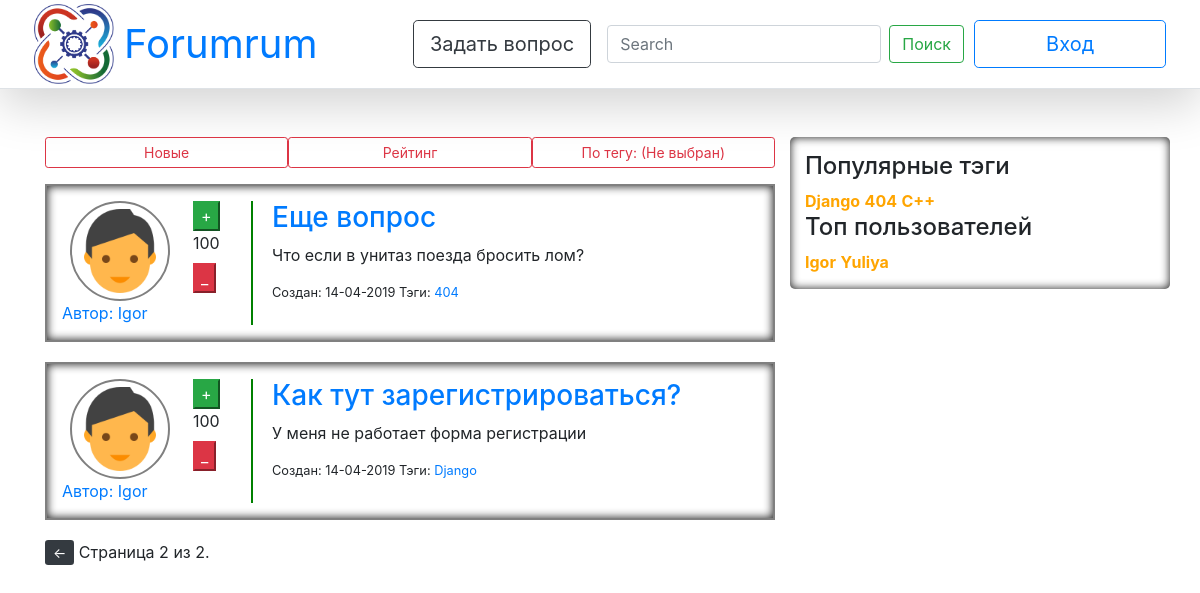
Screenshot of /?page=2 with the database file from the repository.
### question/models.py (models this page shows, shortened)
class Question(models.Model):
    author = models.ForeignKey(User, verbose_name="Question's Owner", on_delete=models.CASCADE)
    title = models.CharField(max_length=50, verbose_name="Question's Header")
    text = models.TextField(verbose_name="Question's Content")
    date = models.DateTimeField(default=timezone.now, verbose_name="Question's Date")
    rating = models.IntegerField(default=0, null=False, verbose_name="Question's Rating")
    is_active = models.BooleanField(default=True, verbose_name="Question's Availability")
    tags = models.ManyToManyField(Tag, default=True, related_name='questions', verbose_name="Question's Tags")
    objects = QuestionManager()

class User(AbstractUser):
    upload = models.ImageField(default="default/default_avatar.png", upload_to="uploads/%Y/%m/%d/",
                               verbose_name="User's Avatar")
    registration_date = models.DateTimeField(default=timezone.now, verbose_name="User's Registration Date")
    rating = models.IntegerField(default=0, verbose_name="User's Rating")
    objects = UserManager()
    def __str__(self):
        return self.username

class Tag(models.Model):
    name = models.CharField(max_length=20, default="404", verbose_name="Question's Tag")
    objects = TagManager()
    def __str__(self):
        return self.name

### question/views.py (the view)
# urls.py: path('', views.home, name='home'),
def home(request):
    mapp = sidebar(request)
    mapp['page_objects'] = paginate(request, Question.objects.all())
    mapp['questions'] = paginate(request, Question.objects.all())
    return render(request, 'home.html', mapp)

### question/managers.py (called while the page is built)
    def by_rating(self):
        return self.order_by('-rating')

    def hottest(self):
        return self.annotate(question_count=Count('questions')).order_by('-question_count')

### question/views.py (called while the page is built)
def sidebar(request):
    return {
        'tags': paginate(request, Tag.objects.hottest()),
        'users': paginate(request, User.objects.by_rating()),
    }

def paginate(request, objects_list):
    paginator = Paginator(objects_list, 3)
    page = request.GET.get('page')
    try:
        objects = paginator.page(page)
    except PageNotAnInteger:
        objects = paginator.page(1)
    except EmptyPage:
        objects = paginator.page(paginator.num_pages)
    return objects

### templates/home.html
{% extends "base.html" %}
{% load static %}
{% block content %}
    <main role="main" class="container">
        <div class="row btn-group-sm mb-3">
            <a href="{% url 'new' %}" class="col-4 btn btn-outline-danger">Новые</a>
            <a href="{% url 'hot' %}" class="col-4 btn btn-outline-danger">Рейтинг</a>
            <a href="" class="col-4 btn btn-outline-danger">По тегу: (Не выбран)</a>
        </div>
    </main>
    {% for q in questions %}
        {% include "card.html" %}
    {% endfor %}
    {% block pages %}
        {% include "paginator.html" %}
    {% endblock %}
{% endblock %}

### templates/base.html (shortened to what this page needs)
{% load static %}
<!DOCTYPE html>
<html lang="ru">
<head>
    <link rel="stylesheet" href="{% static "css/bootstrap.min.css" %}">
    <link rel="stylesheet" href="{% static "css/askk.css" %}">
</head>
<body>
{% block sidebar %}
    {% include "navbar.html" %}
{% endblock %}
<main role="main" class="container">
    <div class="row">
        <div class="col-8">
            {% block content %}
            {% endblock %}
        </div>
        <div class="col-4 sidebar">
            <h4>Популярные тэги</h4>
            {% for t in tags %}
                <a class="tagss" href="{% url 'tag' t.name %}">{{ t }}</a>
            {% endfor %}
            <h4>Топ пользователей</h4>
            {% for u in users %}
                <a  class="tagss" href="{% url 'profile' u.username %}">{{ u }}</a>
            {% endfor %}
        </div>
    </div>
</main>
</body>
</html>

### templates/card.html
{% block question %}
    <div class="row question">
        <div class="col-2">
            <div class="row">
                <img class="ava" src="{{ MEDIA_URL }}{{ q.author.upload }}" alt="">
            </div>
            <div class="row">
                <a href="{% url 'profile' q.author %}">Автор: {{ q.author }}</a>
            </div>
        </div>
        <div class="col-1">
            <button class="btn-success">+</button>
            <label>100</label>
            <button class="btn-danger">_</button>
        </div>
        <div class="col-8 left_line">
            <div class="row ml-1">
                <h3><a href="{% url 'ans' q.id %}">{{ q.title }}</a></h3>
            </div>
            <div class="row ml-1">
                <p>{{ q.text }}</p>
            </div>
            <div class="row ml-1">
                <p class="small">Создан: {{ q.date|date:"d-m-Y" }}
                    Тэги:
                    {% for qt in q.tags.all %}
                        <a href="{% url 'tag' qt %}">{{ qt }}</a>
                    {% endfor %}
                </p>
            </div>
        </div>
    </div>
{% endblock %}

### static/css/askk.css (style rules this page uses)
.tagss { font-size: 16px; font-weight: bold; color: orange; }
.left_line { border-left-width: 2px; border-left-style: solid; border-color: green; padding-left: 15px; margin-left: 15px; }
.question { box-shadow: inset 0px 0px 10px rgba(0, 0, 0, 0.9); padding: 15px; margin: 0px 0px 20px 0px; border: 2px solid gray; }
.ava { padding: 0px; position: relative; width: 100px; height: 100px; border: 2px solid gray; border-radius: 50%; margin-right: auto; margin-left: auto; }
html { position: relative; min-height: 100%; }
body { margin-bottom: 60px; }
.sidebar { box-shadow: inset 0px 0px 10px rgba(0, 0, 0, 0.9); border-radius: 5px; padding: 15px; height: 80%; }
body > .container { padding: 0px 15px 0; }

### rows the page displays
Question: author.upload (picture), author "Igor", title "Еще вопрос", text "Что если в унитаз поезда бросить лом?", date "14-04-2019"
Tag: name "404"
Question: author.upload (picture), author "Igor", title "Как тут зарегистрироваться?", text "У меня не работает форма регистрации", date "14-04-2019"
Tag: name "Django"
Tag: name "C++"
User: username "Igor"
User: username "Yuliya"

### other values shown
{{ page_objects.number }} "2"
{{ page_objects.paginator.num_pages }} "2"
